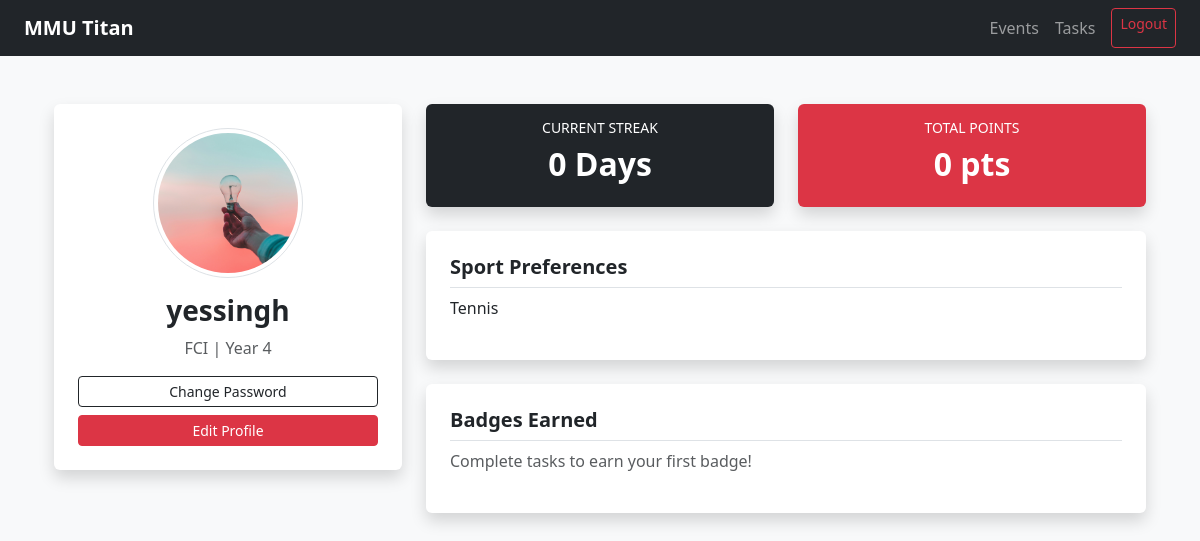
The app's page /profile (signed in), older data.
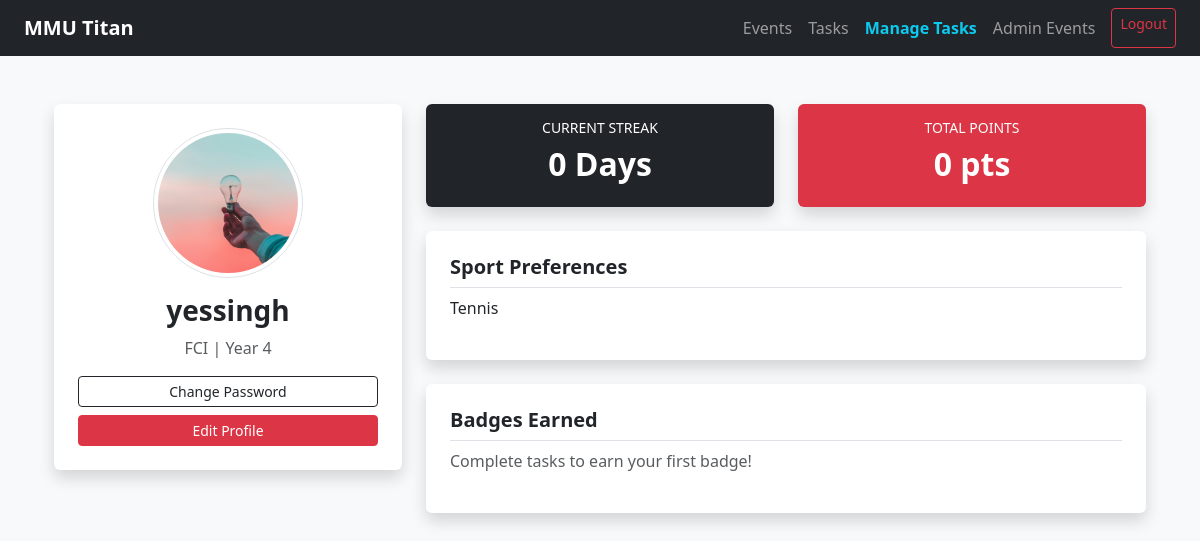
The same page, newer data.
### mmutitan/models.py (models this page shows)
class User(UserMixin, db.Model):
    id = db.Column(db.Integer, primary_key=True)
    name = db.Column(db.String(100), nullable=False)
    email = db.Column(db.String(120), unique=True, nullable=False)
    password = db.Column(db.String(200), nullable=False)
    faculty = db.Column(db.String(100))
    year = db.Column(db.Integer)
    sport_preferences = db.Column(db.String(200))
    profile_photo = db.Column(db.String(200), default='default.jpg')
    is_admin = db.Column(db.Boolean, default=False)
    created_at = db.Column(db.DateTime, default=datetime.utcnow)
    badges = db.relationship('Badge', secondary=user_badges, backref=db.backref('users', lazy='dynamic'))

### mmutitan/app.py (the view)
    @app.route('/profile')
    @login_required
    def profile():
        return render_template('profile.html', title='My Profile', user=current_user)

### mmutitan/models.py (called while the page is built)
@login_manager.user_loader
def load_user(user_id):
    return User.query.get(int(user_id))

### mmutitan/templates/profile.html
{% extends "base.html" %}
{% block content %}
<div class="container mt-5">
    <div class="row">
        <div class="col-md-4">
            <div class="card shadow border-0 text-center p-4">
                <img src="{{ url_for('static', filename='profile_pics/' + current_user.profile_photo) }}"
                     class="rounded-circle img-thumbnail mx-auto" style="width: 150px; height: 150px; object-fit: cover;">
                <h3 class="fw-bold mt-3">{{ user.name }}</h3>
                <p class="text-muted">{{ user.faculty }} | Year {{ user.year }}</p>
                <div class="d-grid gap-2">
                    <a href="{{ url_for('change_password') }}" class="btn btn-outline-dark btn-sm">Change Password</a>
                    <a href="{{ url_for('edit_profile') }}" class="btn btn-danger btn-sm">Edit Profile</a>
                </div>
            </div>
        </div>
        <div class="col-md-8">
            <div class="row mb-4">
                <div class="col-md-6">
                    <div class="card shadow border-0 bg-dark text-white p-3 text-center">
                        <h6 class="text-uppercase small">Current Streak</h6>
                        <h2 class="fw-bold">0 Days</h2>
                    </div>
                </div>
                <div class="col-md-6">
                    <div class="card shadow border-0 bg-danger text-white p-3 text-center">
                        <h6 class="text-uppercase small">Total Points</h6>
                        <h2 class="fw-bold">0 pts</h2>
                    </div>
                </div>
            </div>
            <div class="card shadow border-0 p-4 mb-4">
                <h5 class="fw-bold border-bottom pb-2">Sport Preferences</h5>
                <p>{{ user.sport_preferences or "No preferences set yet. Edit your profile to add them!" }}</p>
            </div>
            <div class="card shadow border-0 p-4">
                <h5 class="fw-bold border-bottom pb-2">Badges Earned</h5>
                <p class="text-muted">Complete tasks to earn your first badge!</p>
            </div>
        </div>
    </div>
</div>
{% endblock %}

### mmutitan/templates/base.html (shortened to what this page needs)
<!DOCTYPE html>
<html lang="en">
<head>
    <link href="https://cdn.jsdelivr.net/npm/bootstrap@5.3.0/dist/css/bootstrap.min.css" rel="stylesheet">
</head>
<body class="bg-light">
    <nav class="navbar navbar-expand-lg navbar-dark bg-dark px-4">
        <a class="navbar-brand fw-bold" href="{{ url_for('home') }}">MMU Titan</a>
        <div class="navbar-nav ms-auto">
            {% if current_user.is_authenticated %}
                <a class="nav-link" href="{{ url_for('list_events') }}">Events</a>
                <a class="nav-link" href="{{ url_for('student_tasks') }}">Tasks</a>
                {% if current_user.is_admin %}
                    <a class="nav-link fw-bold text-info" href="{{ url_for('admin_tasks') }}">Manage Tasks</a>
                    <a class="nav-link" href="{{ url_for('manage_events') }}">Admin Events</a>
                {% endif %}
                <a class="btn btn-outline-danger btn-sm ms-2" href="{{ url_for('logout') }}">Logout</a>
            {% else %}
                <a class="nav-link" href="{{ url_for('login') }}">Login</a>
                <a class="nav-link" href="{{ url_for('register') }}">Register</a>
            {% endif %}
        </div>
    </nav>
    <div class="container mt-4">
        {% block content %}{% endblock %}
    </div>
</body>
</html>

Row changes from the older to the newer data that the page shows:
changed User "yessingh": is_admin False → True (drawn)
Text that changed along with them:
text now shown: "Manage Tasks Admin Events"
